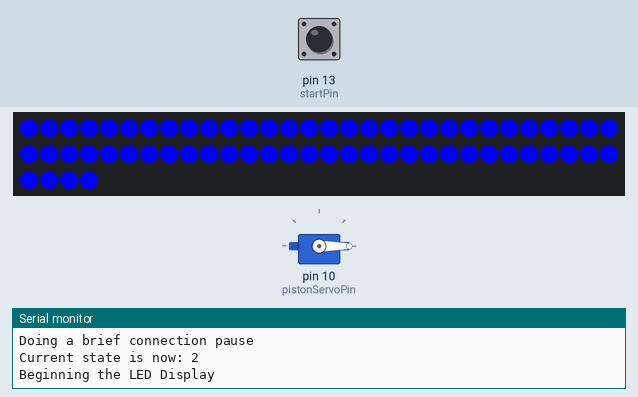
A sketch run on a simulated Arduino Uno, built with avr-gcc and run on an emulated ATmega328P. Parts: servo, 64 RGB LEDs in strip order, left to right, continuing on the next row, the last lines printed to the serial monitor. Inputs (shaded band) come from the test bench; at power-on: pin 13 (startPin) HIGH.

Above: at 3.2 s.
3.3 s: pin 13 (startPin) pulled LOW for 0.2 s
At 6.46 s:
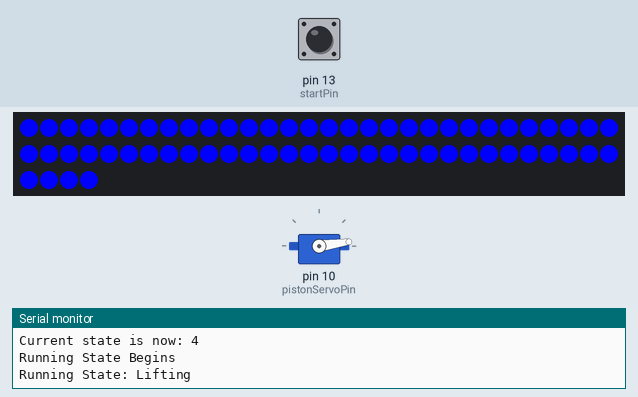
6.5 s: pin 13 (startPin) pulled LOW for 1 s
9.0 s: pin 13 (startPin) pulled LOW for 0.2 s
12.2 s: pin 13 (startPin) pulled LOW for 3.2 s
16.9 s: pin 13 (startPin) pulled LOW for 0.2 s
At 20.6 s:
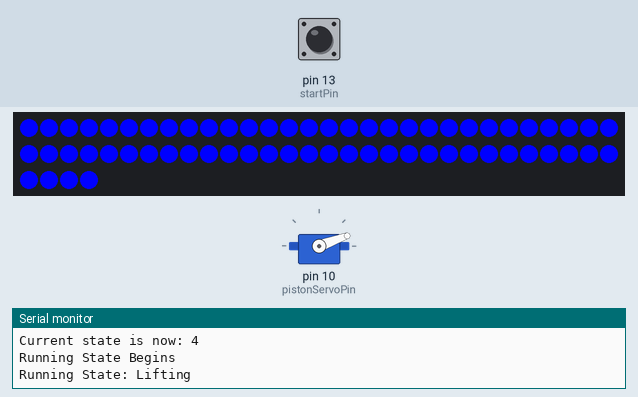
At 28.3 s:
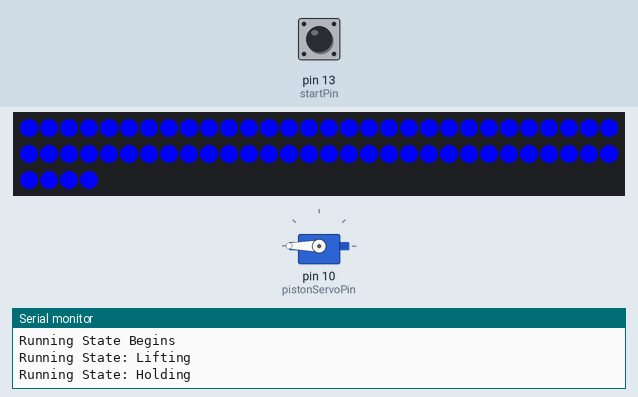
Timing chart, 0 to 28.7 s (numbered marks = the images above; inputs shaded):
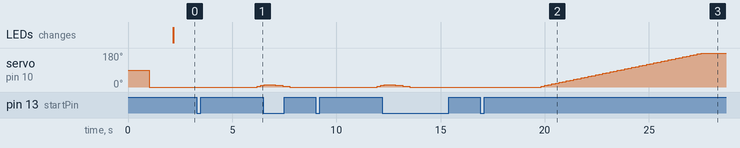

Measured:
- after the input at 3.3 s, servo on pin 10 (pistonServoPin): 0° → 4° after 2.9 s, → 8° 0.17 s later
- after the input at 9.0 s, servo on pin 10 (pistonServoPin): 0° → 4° after 3.0 s, → 8° 0.17 s later
- after the input at 16.9 s, servo on pin 10 (pistonServoPin): moves from 0° to 180° over 7.7 s, starting after 2.9 s

The sketch:

ArduinoAFinal.ino
```cpp
#include <FastLED.h>
#include <Servo.h>
#include <Wire.h>

//Lights
#define LED_PIN   6
#define NUM_LEDS  64
CRGB leds[NUM_LEDS];
bool toggled = false;

//Buttons
const int startPin = 13;
const int restartPin = 2;
const int eStopPin = 3;

int startButtonState = 0;

//Servo
Servo pistonServo;
const int pistonServoPin = 10;
//Angle 0 is the piston at resting state (ride in safe resting position for loading)
int pistonAngle = 0;

//Reference: https://forum.arduino.cc/t/using-millis-for-timing-a-beginners-guide/483573
//Note: StartMillis are used for the main states while startMilliesLED is used for the lights
unsigned long startMillis;
unsigned long startMillisLED;
const unsigned long ONE_SECOND = 1000;
const unsigned long FIVE_SECONDS = 5000;
const unsigned long FIFTEEN_SECONDS = 15000;
const unsigned long TEN_MILLISECONDS = 10;
const unsigned long HUNDRED_MILLISECONDS = 100;
const unsigned long TWENTY_FOUR_SECONDS = 2400;
const unsigned long TWENTY_SIX_SECONDS = 26000;
const unsigned long SERVO_LIFT_AND_LOWER_TIME = 100;

enum RideState {
    START_UP = 0,
    INITIALIZE_RIDE = 1,
    RESTING = 2,
    LOADING = 3,
    RUNNING = 4,
    UNLOADING = 5,
    RESTARTING = 6
};

enum RunningState {
  LIFTING,
  HOLDING,
  LOWERING
};
RunningState currentRunningState;

//Initial state at Start up
RideState currentState = START_UP;

//For LED Display
void DisplayLED(bool initialize = false) {
    if (initialize) {
      startMillisLED = millis();
      Serial.print("Beginning the LED Display\n");
    }


    switch(currentState) {
      case RESTING:
        //Display some peaceful calm lights
        break;
      case LOADING:
        //Display some more exciting lights
        break;
      case RUNNING:
        switch(currentRunningState) {
          case LIFTING:
            //Some wind up lights for lifting
            break;
          case HOLDING:
            //Some mind blowing crazy lights
            break;
          case LOWERING:
            //Wind down things. super cool looking lights
            break;

        }
        break;
      case UNLOADING:
        //Uh idk some calm-ish lights
        break;
      default:
        //Red lights to indicate not in standard operating state
        break;


    }
}

void setup() {

  //Open serial for debug
  Serial.begin(115200);

  Serial.print("\nSetup Procedure Started\n");

  Serial.print("Syncing the I2C Signal\n");
  delay(1000);
  //Sync the I2C Signal
  Wire.begin(8);             // join i2c bus with address #8
  Wire.onRequest(getState); // register event

  Serial.print("Connecting to the LED Lights\n");

  //Connect the light strip to FastLED
  FastLED.addLeds<WS2812, LED_PIN, GRB>(leds, NUM_LEDS);

  Serial.print("Connecting the buttons\n");

  //Connect the buttons to the pin numbers
  pinMode(startPin, INPUT);
  //attachInterrupt(digitalPinToInterrupt(restartPin), restartButton, LOW);

  Serial.print("Connecting the servo\n");

  //Connect the servo to the correct pin
  pistonServo.attach(pistonServoPin);

  //Do ride initialization operations here
  changeCurrentState(INITIALIZE_RIDE);

  Serial.print("Moving servo to default position\n");
  //Ensure piston is in default spot
  pistonServo.write(0);
  pistonAngle = 0;

  Serial.print("Doing a brief connection pause\n");
  delay(1000);

  //After initialization, go to resting state
  changeCurrentState(RESTING);


  DisplayLED(true);


}

void getState() {
  Wire.write(currentState);
  //Wire.endTransmission();
}

//Change the ride state here so it can also send the signal to the child Arduino
void changeCurrentState(RideState newState) {
  //Update the state
  currentState = newState;

  //Print for debug
  /* REFERENCE
    START_UP = 0,
    INITIALIZE_RIDE = 1,
    RESTING = 2,
    LOADING = 3,
    RUNNING = 4,
    UNLOADING = 5,
    RESTARTING = 6
*/
  Serial.print("Current state is now: ");
  Serial.print(currentState);
  Serial.print("\n");
}


void restartRide(bool initialize = false) {
    if (initialize) {
        //Do unloading initialization operations here
        startMillis = millis();  //initial start time
        Serial.print("Ride Restart Initiated\n");
    }

    if (periodElapsed(startMillis, SERVO_LIFT_AND_LOWER_TIME * 2)) {
      pistonAngle -= 4;
      pistonServo.write(pistonAngle);

      //Reached Bottom
      if (pistonAngle <= 0) {
        //Ensure it's in the right position at the end
        pistonAngle = 0;
        pistonServo.write(pistonAngle);

        //Ride is safely in place for resting
        changeCurrentState(RESTING);
      }

    }
}


void restartButton() {
  //Call for an immediate ride restart
  //changeCurrentState(RESTARTING);
  //restartRide(true);
}


void unloadingState(bool initiaize = false) {

    if (initiaize) {
        //Do unloading initialization operations here
        startMillis = millis();  //initial start time
        Serial.print("Unloading state begins\n");
    }

    //Wait until load time is up
    if (periodElapsed(startMillis, TWENTY_FOUR_SECONDS)) {

      //Transition to resting state
      changeCurrentState(RESTING);


    }


}


void runningState(bool initialize = false) {

    if (initialize) {
        //Do running initialization operations here
        startMillis = millis();  //initial start time
        currentRunningState = LIFTING;
        Serial.print("Running State Begins\n");
        Serial.print("Running State: Lifting\n");
    }

          //If ride is still lifting, move the piston up more
    switch(currentRunningState) {
        case LIFTING:


          if (periodElapsed(startMillis, SERVO_LIFT_AND_LOWER_TIME)) {

            pistonAngle += 4;
            pistonServo.write(pistonAngle);

            //Serial.print(pistonAngle);
            //Serial.print(" ");

            //Reached Top
            if (pistonAngle >= 180) {
              currentRunningState = HOLDING;
              Serial.print("Running State: Holding\n");
            }
          }
          break;
        case HOLDING:

          pistonServo.write(180);

          //Keep it like that until ten seconds are up
          if (periodElapsed(startMillis, TWENTY_SIX_SECONDS)) {

            //Fun's over, time to lower the ride
            currentRunningState = LOWERING;
            Serial.print("Running State: Lowering\n");
          }
          break;
        case LOWERING:

          //Occurs every millisecond
          if (periodElapsed(startMillis, SERVO_LIFT_AND_LOWER_TIME)) {
            pistonAngle -= 4;
            pistonServo.write(pistonAngle);

            //Reached Top
            if (pistonAngle <= 0) {
              //Ensure it's in the right position at the end
              pistonAngle = 0;
              pistonServo.write(pistonAngle);

              //Ride is over, begin unload
              changeCurrentState(UNLOADING);
              unloadingState(true);
            }

          }


          break;
    }


}

void loadingState(bool initialize = false) {


    if (initialize) {
        //Do loading initialization operations here
        startMillis = millis();  //initial start time
        Serial.print("Loading State Begins\n");
    }


    //Wait until load time is up
    if (periodElapsed(startMillis, TWENTY_FOUR_SECONDS)) {

      //Transition to running state
      changeCurrentState(RUNNING);
      //Call running state function
      runningState(true);


    }

}


//Utility function for timing using millis()
bool periodElapsed(unsigned long &previousMillis, const unsigned long interval) {
    unsigned long currentMillis = millis();
    if (currentMillis - previousMillis >= interval) {
        previousMillis = currentMillis;
        return true;
    }
    return false;
}

//Since the loop needs to be called repeatedly, we need a function to continue the current state
void continueFunction() {
    switch (currentState)
    {
        case LOADING:
            loadingState();
            break;
        case RUNNING:
            runningState();
            break;
        case UNLOADING:
            unloadingState();
            break;
        case RESTARTING:
            restartRide();
        default:
            break;
    }


}

void loop() {

  //Check button states and update ride state accordingly
  startButtonState = digitalRead(startPin);

    for (int i = 0; i < NUM_LEDS; i++) {
            leds[i] = CRGB ( 0, 0, 255);
        FastLED.show();
    }
    FastLED.show();

  //If operating button is pressed, start cycle
  if (startButtonState == LOW) {

      //If the current state is resting, go to loading state
      if (currentState == RESTING) {

          //Set current state to loading
          changeCurrentState(LOADING);
          //Call loading state function
          loadingState(true);
          return;
      }
  }

  //If restart button is pressed, trigger restart
  if (startButtonState == LOW && currentState != RESTARTING) {

    changeCurrentState(RESTARTING);
    restartRide(true);
    return;
  }

  DisplayLED();
  continueFunction();

}
```
